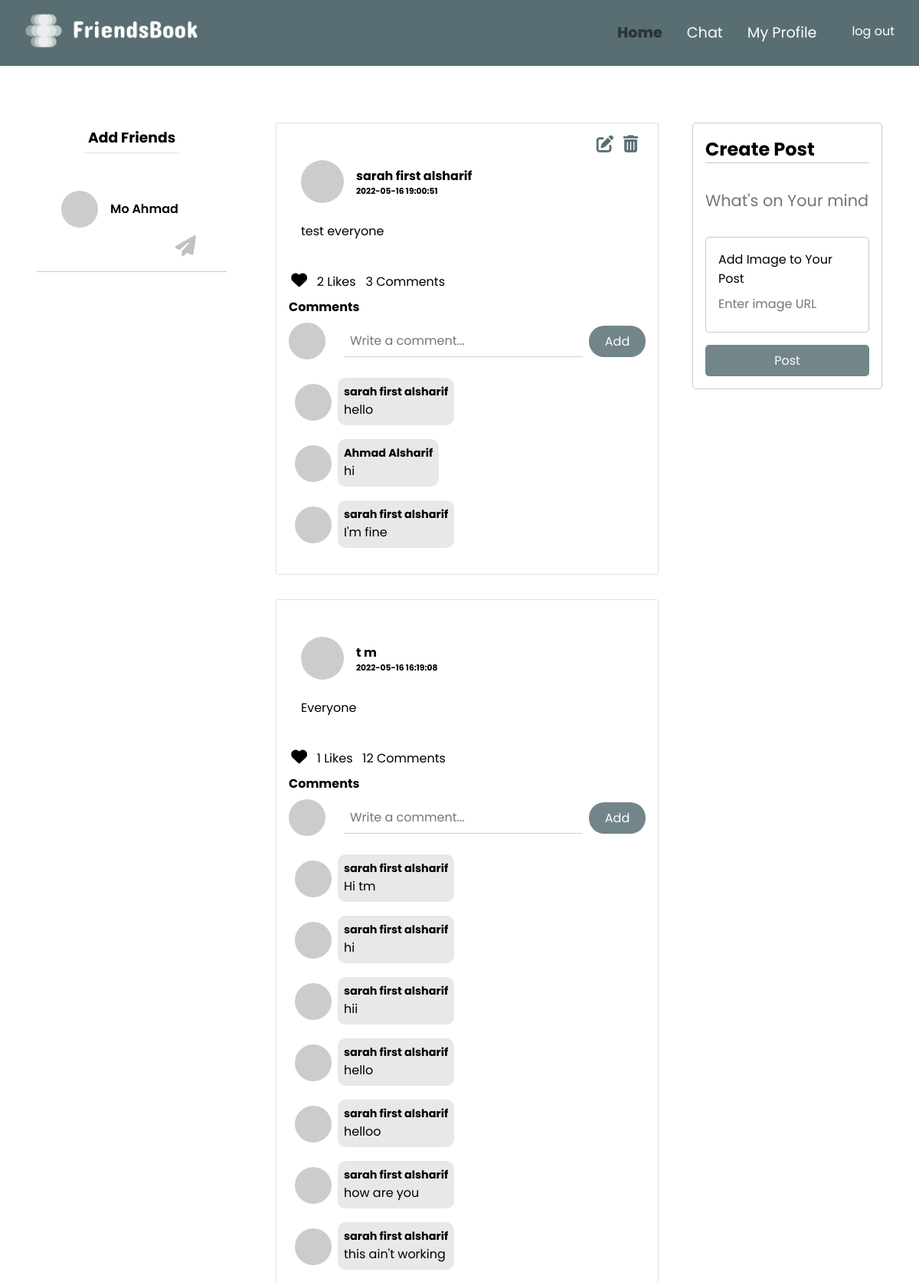
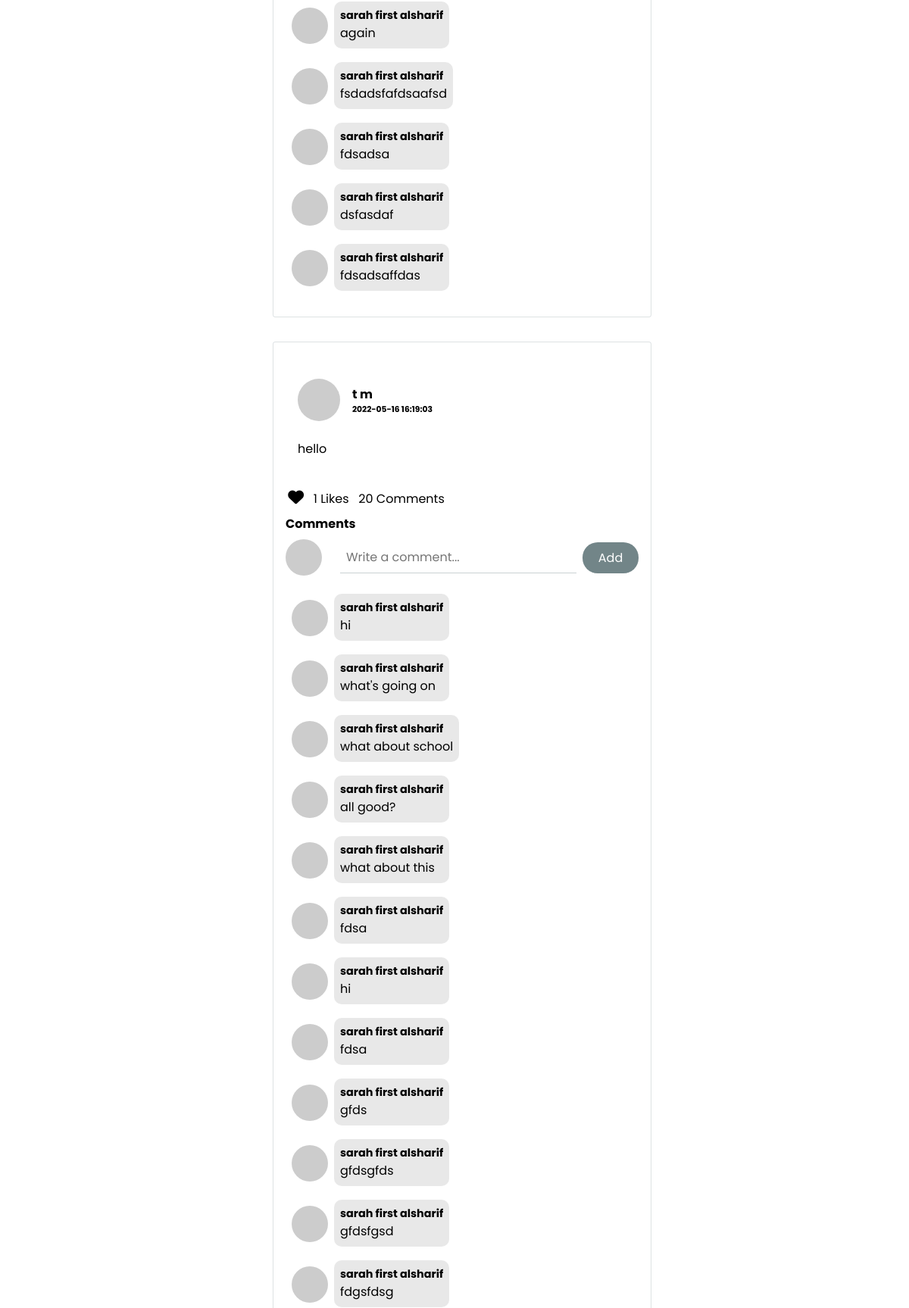
The page /views/home.php (signed in, upper part) on the database its author committed (2 pictures, top to bottom).
### tables this page shows
CREATE TABLE `user` (
  `id` int(20) NOT NULL,
  `username` varchar(40) NOT NULL,
  `password` varchar(40) NOT NULL,
  `email` varchar(40) NOT NULL,
  `first-name` varchar(40) NOT NULL,
  `last-name` varchar(40) NOT NULL,
  `tele-No` varchar(15) NOT NULL,
  `address` varchar(100) NOT NULL,
  `gender` varchar(10) NOT NULL,
  `image-url` text NOT NULL
);

CREATE TABLE `post` (
  `id` int(20) NOT NULL,
  `user-id` int(20) NOT NULL,
  `image-url` text NOT NULL,
  `text-content` text NOT NULL,
  `date` datetime NOT NULL
);

CREATE TABLE `comment` (
  `id` int(20) NOT NULL,
  `post-id` int(20) NOT NULL,
  `commentedUser-id` int(20) NOT NULL,
  `content` text NOT NULL
);

### models/likes.php (called while the page is built, shortened)
<?php
	function getNumberOfPostLikes($postId){
		require dirname(__DIR__)."/util/dbconnection.php";
		$query = "SELECT * FROM `like` WHERE `post-id`=$postId";
		$result = mysqli_query($conn,$query);
		if($result){
			return mysqli_num_rows($result);
		} else return mysqli_error($conn);
		return mysqli_close($conn);
	}
	function isLiked($postId){
		require dirname(__DIR__)."/util/dbconnection.php";
		$userId = $_COOKIE['user-id'];
		$query = "SELECT * FROM `like` WHERE `post-id`=$postId AND `likedUser-id`=$userId";
		$result = mysqli_query($conn,$query);
		if($result){
			if(mysqli_num_rows($result) > 0){
				return true;
			} else return false;
		} else echo mysqli_error($conn);
	}
?>

### components/userCard.php (the view, shortened to what this page needs)
<?php
function UserCard($userId, $firstName, $lastName, $imageUrl)
{
    include_once dirname(__DIR__) . "/models/users.php";
    include_once dirname(__DIR__) . "/controllers/handleRequest.php";
    $currUserId = $_COOKIE['user-id'];
    $sendIcon = "<i class='fa-solid fa-paper-plane request-icon'></i>";
    $sendIconDisabled = "<i class='fa-solid fa-paper-plane request-icon disabled'></i>";
    $acceptIcon = "<i class='fa-solid fa-circle-check request-icon'></i>";
    $denyIcon = "<i class='fa-solid fa-xmark request-icon'></i>";
    $isFriend = checkIfFriend($currUserId,$userId);
    $isReqSent = checkForFriendRequest($currUserId,$userId);
    $isReqRecieved = checkForFriendRequest($userId,$currUserId);
    $actions = "";
    $requestId = checkForFriendRequest($currUserId,$userId)?getRequestId($currUserId,$userId):(checkForFriendRequest($userId,$currUserId)?getRequestId($userId,$currUserId):0);
    if($isReqSent){
        $actions = "<button class='actions__button' disabled>$sendIconDisabled</button>";
    } else if ($isReqRecieved){
        $actions = "
            <button class='actions__button' id='accept$userId'>$acceptIcon</button>
            <button class='actions__button' id='deny$userId'>$denyIcon</button>
        ";
    } else if (!$isReqSent && !$isReqRecieved && !$isFriend){
        $actions = "<button class='actions__button' id='send$userId'>$sendIcon</button>";
    }
    return "<div class='users-list__user-card' id='userCard$userId'>
                <div class='user-card__user-info'>
                    <img class='user-info__image' src=$imageUrl>
                    <span class='user-info__name'>$firstName $lastName</span>
                </div>
                <div class='user-card__actions' id='actions$userId'>
                    $actions
                </div>
            </div>
                        $('#send$userId').click(function(){
                        $.post('../controllers/handleRequest.php',{ 'second-user-id' : $userId, 'action': 'send' },
                            var actions = \"<button class='actions__button' disabled>$sendIconDisabled</button>\";
                            $('#actions$userId').empty();
                            $('#actions$userId').append(actions);
                    $('#accept$userId').click(function(){
                        var requestId = $requestId;
                            $('#userCard$userId').remove();
                    $('#deny$userId').click(function(){
                        var requestId = $requestId;
                            var actions = \"<button class='actions__button' id='send$userId'>$sendIcon</button>\";
                            $('#actions$userId').empty();
                            $('#actions$userId').append(actions);
                    $('#userCard$userId').click(function(e){
                        $.get('../controllers/getChatBox.php?userId=$userId',function(data){
            ";
}

### models/users.php (shortened to what this page needs)
<?php
	function getNonFriendsUsers($userId){
		include_once dirname(__DIR__)."/components/userCard.php";
		$query = "SELECT *
			      FROM user
				  WHERE id NOT IN (
					SELECT `user2-id`
				  	FROM friends
				  	WHERE `user1-id` = $userId
				  ) AND id NOT IN (
					SELECT `user1-id`
				  	FROM friends
				  	WHERE `user2-id` = $userId
				  ) AND id != $userId
				  ";
		$result = mysqli_query($conn,$query);
		if ($result) {
			if(mysqli_num_rows($result) > 0){
				$users = "";
				while ($row = mysqli_fetch_assoc($result)) {
					$firstName = $row['first-name'];
					$lastName = $row['last-name'];
					$imageUrl = $row['image-url'];
					$id = $row['id'];
					$users .= userCard($id,$firstName,$lastName,$imageUrl);
			}
			return $users;
			} else {
				echo "<h3>No users found</h3>";
			}
		} else {
			echo mysqli_error($conn);
		}
	}
		function getUserInfo($userId) {
		require dirname(__DIR__)."/util/dbconnection.php";
		$query = "SELECT * FROM user WHERE id = $userId";
		$result = mysqli_query($conn,$query);
		if($result){
			if($userInfo = mysqli_fetch_assoc($result)){
				$array=array("id"=>$userInfo['id'],"username"=>$userInfo['username'],
						 "email"=>$userInfo['email'],"first-name"=>$userInfo['first-name'],
						 "last-name"=>$userInfo['last-name'],"tele-No"=>$userInfo['id'],
						 "address"=>$userInfo['address'],"image-url"=>$userInfo['image-url']);
				return $array;
			}
		} else echo mysqli_error($conn);
	}
?>

### models/posts.php (shortened to what this page needs)
<?php
	function getUserAndFriendsPosts($userId)
	{
		include_once dirname(__DIR__) . "/components/post.php";
		$query = "SELECT * FROM post
					WHERE post.`user-id` = $userId OR `user-id` IN (
						SELECT `user2-id` FROM friends WHERE `user1-id` = $userId
					) OR `user-id` IN (SELECT `user1-id` FROM friends WHERE `user2-id` = $userId)
					ORDER BY `date` DESC";
		$result = mysqli_query($conn, $query);
		if ($result) {
			if (mysqli_num_rows($result) > 0) {
				$posts = "";
				while ($row = mysqli_fetch_assoc($result)) {
					$posts .= post($row['id'], $row['user-id'], $row['image-url'], $row['text-content'], $row['date']);
				}
				return $posts;
			} else {
				return "<h3 class='posts__message'>No posts found</h3>";
			}
		} else {
			echo mysqli_error($conn);
		}
	}
?>

### components/post.php (shortened to what this page needs)
<?php
	function post($postId,$userId,$imageUrl,$textContent,$date){
		include_once dirname(__DIR__)."/models/users.php";
		include_once dirname(__DIR__)."/models/likes.php";
		include_once dirname(__DIR__)."/models/comments.php";
		$currUserId = $_COOKIE['user-id'];
		$currUserImage = getUserInfo($currUserId)['image-url'];
		$userInfo = getUserInfo($userId);
		$numberOfLikes = getNumberOfPostLikes($postId);
		$numberOfComments = getNumberOfPostComments($postId);
		$likeIcon = (isLiked($postId,$userId)?"<i class='fa-solid fa-heart post__like-icon'></i>":"<i class='fa-regular fa-heart post__like-icon'></i>");
		$updateIcon = ($userId == $currUserId?"<a href='../views/edit-post.php?post-id=$postId'><i class='fa-solid fa-pen-to-square'></i></a>":"");
		$deleteIcon = ($userId == $currUserId?"<button id='delete$postId'><i class='fa-solid fa-trash-can' ></i></button>":"");
		$firstName =$userInfo['first-name'];
		$lastName = $userInfo['last-name'];
		$userImageUrl = $userInfo['image-url'];
		$comments = getpostComments($postId);
		return "<div class='post' id='post$postId'>
		            <ul class='post__adjustment'>
				  		<li>$updateIcon</li>
				  		<li>$deleteIcon</li>
				  	</ul>
					<div class='post__userInfo'>
						<img src='$userImageUrl' class='post__userImage1'>
						<div>
						<h4 class='post__userName'>$firstName $lastName</h4>
						<h6>$date</h6>
						</div>
					</div>
				  	<div class='post__content'>
					  	<p class='post__text'>$textContent</p>
					". ($imageUrl?"<img src='$imageUrl'>":"")."
				  	</div>
				  	<br>
				  	<ul class='post__interactions'>
				  		<li><button class='post__like-button' id='like$postId'>$likeIcon</button></li>
				  		<li><span id='nooflikes$postId'>$numberOfLikes</span> Likes</li>
				  		<li><span id='noofcomments$postId'>$numberOfComments</span> Comments</li>
				  	</ul>
				  	<h4>Comments</h4>
				  	<form class='form' id='form$postId'>
				  		<img src='$currUserImage' class='post__userImage2'>
				  	  	<input class='form__input' type='text' name='content' id='content$postId' placeholder='Write a comment...'>
				  	  	<input type='hidden' name='postId' value='$postId'>
			  	  	<button class='form__button' type='submit' value='submit'>Add</button>
			  	  </form>
			  	  <div class='post__comments' id='comments$postId'>
			  	  ".($numberOfComments>0?
			  	  	$comments:'<h4 id="message">
			  	  	</h4>'
			  	  )
			  	  ."</div>
		  	  </div>
						$('#form$postId').submit(function(event){
									var numberOfComments = $('#noofcomments$postId').html();
									$('#comments$postId').append(data);
									$('#noofcomments$postId').html(+numberOfComments+1);
									$('#content$postId').prop('value','');
						$('#like$postId').click(function(event){
							$.post('../controllers/handleLike.php',{ postId : $postId },function(data){
								$('#like$postId').empty();
								$('#like$postId').append(icon);
								var numberOfLikes = $('#nooflikes$postId').html();
									$('#nooflikes$postId').html(+numberOfLikes+(data?1:-1));
						$('#delete$postId').click(function(event){
							$.post('../controllers/handleDeletePost.php',{postId: $postId},function(data){
									$('#post$postId').remove();
		  	  ";
	}
?>

### models/comments.php (shortened to what this page needs)
<?php
	function getPostComments($postId){
		include_once dirname(__DIR__)."/components/comment.php";
		$query = "SELECT * FROM comment WHERE `post-id`=$postId";
		$result = mysqli_query($conn,$query);
		$comments = "";
		if($result){
			while($row = mysqli_fetch_assoc($result)){
				$userId = $row["commentedUser-id"];
				$commentContent = $row["content"];
				$comments .= comment($userId,$commentContent);
			}
			return $comments;
		} else echo mysqli_error($conn);
	}
	function getNumberOfPostComments($postId){
		require dirname(__DIR__)."/util/dbconnection.php";
		$query = "SELECT * FROM comment WHERE `post-id`=$postId";
		$result = mysqli_query($conn,$query);
		if($result){
			return mysqli_num_rows($result);
		} else echo mysqli_error($conn);
	}
?>

### components/comment.php
<?php
	function comment($userId,$commentContent){
		include_once dirname(__DIR__)."/models/users.php";
		$userInfo = getUserInfo($userId);
		$firstName = $userInfo["first-name"];
		$lastName = $userInfo["last-name"];
		$userImageUrl = $userInfo["image-url"];
		return "
				<div class='comment'>
					<img src='$userImageUrl' class='comment__userImage'>
					<div class='comment__content'>
						<h5 class='comment__user-name'>$firstName $lastName</h5>
						<p>
							$commentContent
						</p>
					</div>
				</div>
		";
	}
?>

### styles/navbar.css (style rules this page uses)
* { margin: 0; padding: 0; list-style-type: none; text-decoration: none; box-sizing: border-box; transition: all .3s ease-in-out; font-family: 'Poppins', sans-serif; }
body { height: fit-content; }

### styles/home.css (style rules this page uses)
* { box-sizing: border-box; }

### styles/post.css (style rules this page uses)
.post { display: flex; flex-direction: column; margin: 2rem auto; border: 1px solid #586e7233; border-radius: 3px; max-width: 500px; min-width: 500px; padding: 1rem; }
.post__userInfo { display: flex; align-items: center; }
.post__userImage1 { width: 3.5rem; border-radius: 50px; margin: 0.5rem 1rem; }
.post__content { display: flex; flex-direction: column; }
.post__text { margin: 1rem; margin-bottom: 1rem; }
.form { display: flex; align-items: center; }
.post__userImage2 { width: 3rem; border-radius: 50px; margin: 0.5rem 1rem 0.5rem 0 ; }
.form__input { outline: none; margin: 0 0.5rem; font-size: 1rem; border-top: none; border-left: none; border-right: none; padding: 0.5rem; width: 100%; border-bottom: 1px solid #586e7250; }
.form__button { background-color: #586e72d6; padding:0.5rem 1.3rem; border: none; border-radius: 20px; font-size: 1rem; color: white; cursor: pointer; }
.post__like-button { background: none; border: none; outline: none; }
.post__interactions { display: flex; align-items: center; }
.post__interactions li,.post__adjustment li { margin: 0 0.6rem 0.5rem 0.2rem; }
.post__like-icon { font-size: 1.3rem; cursor: pointer; }
.post__adjustment { height: 1.5rem; display: flex; justify-content: flex-end; }
.post__adjustment li a i { font-size: 1.4rem; text-decoration: none; cursor: pointer; color: #586e72; }
.post__adjustment li button { background: none; border: none; cursor: pointer; color: #586e72; }
.post__adjustment li button i { font-size: 1.4rem; }

### styles/comment.css (style rules this page uses)
.comment { display: flex; align-items: flex-start; margin: 1rem 0; }
.comment__userImage { width: 3rem; border-radius: 50px; margin: 0.5rem 0.5rem; }
.comment__user-name { font-size: 0.9rem; }
.comment__content { background-color: #8080802e; border-radius: 10px; padding: 0.5rem; }

### styles/userCard.css (style rules this page uses)
.users-list__user-card { display: flex; flex-direction: column; border-bottom: 1px solid rgba(128, 128, 128, 0.43); padding: 1rem 2rem; font-weight: 600; }
.user-card__user-info { display: flex; align-items: center; }
.user-info__image { width: 3rem; border-radius: 50px; margin: 0.5rem 1rem 0.5rem 0 ; }
.user-info__name { font-size: 1rem; }
.actions__button { background: none; border: none; font-size: 0.8rem; cursor: pointer; }
.user-card__actions { display: flex; justify-content: flex-end; }
.request-icon { font-size: 1.7rem; color: #586e72; margin: 0.2rem 0.5rem; }
.disabled { color: rgba(128, 128, 128, 0.488); }

### rows shown on the page
user: value "Mo", value "Ahmad"
post: value "sarah first", value "alsharif", date "2022-05-16 19:00:51", value "test everyone", numberOfLikes "2", numberOfComments "3"
comment: value "sarah first", value "alsharif", content "hello"
comment: value "Ahmad", value "Alsharif", content "hi"
comment: value "sarah first", value "alsharif", content "I'm fine"
post: firstName "t", lastName "m", date "2022-05-16 16:19:08", value "Everyone", numberOfLikes "1", numberOfComments "12"
comment: value "sarah first", value "alsharif", content "Hi tm"
comment: value "sarah first", value "alsharif", content "hi"
comment: value "sarah first", value "alsharif", content "hii"
comment: value "sarah first", value "alsharif", content "hello"
comment: value "sarah first", value "alsharif", content "helloo"
comment: value "sarah first", value "alsharif", content "how are you"
comment: value "sarah first", value "alsharif", content "this ain't working"
comment: value "sarah first", value "alsharif", content "again"
comment: value "sarah first", value "alsharif", content "fsdadsfafdsaafsd"
comment: value "sarah first", value "alsharif", content "fdsadsa"
comment: value "sarah first", value "alsharif", content "dsfasdaf"
comment: value "sarah first", value "alsharif", content "fdsadsaffdas"
post: firstName "t", lastName "m", date "2022-05-16 16:19:03", value "hello", numberOfLikes "1", numberOfComments "20"
comment: value "sarah first", value "alsharif", content "hi"
comment: value "sarah first", value "alsharif", content "what's going on"
comment: value "sarah first", value "alsharif", content "what about school"
comment: value "sarah first", value "alsharif", content "all good?"
comment: value "sarah first", value "alsharif", content "what about this"
comment: value "sarah first", value "alsharif", content "fdsa"
comment: value "sarah first", value "alsharif", content "hi"
comment: value "sarah first", value "alsharif", content "fdsa"
comment: value "sarah first", value "alsharif", content "gfds"
comment: value "sarah first", value "alsharif", content "gfdsgfds"
comment: value "sarah first", value "alsharif", content "gfdsfgsd"
comment: value "sarah first", value "alsharif", content "fdgsfdsg"
